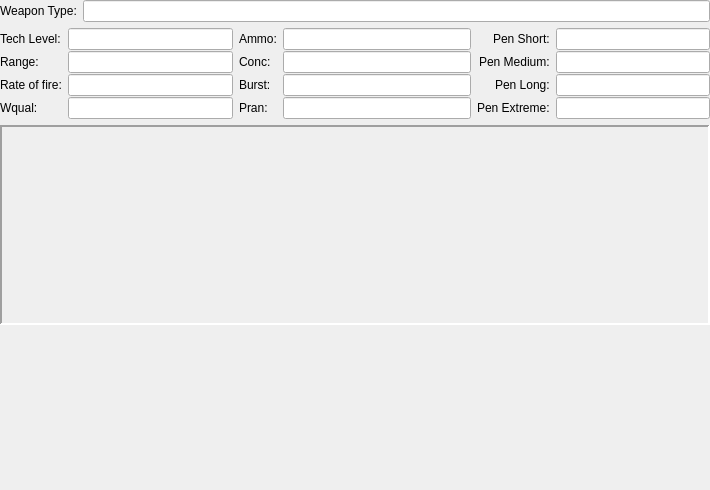
<?xml version="1.0" encoding="UTF-8"?>
<ui version="4.0">
 <class>WeaponForm</class>
 <widget class="QWidget" name="WeaponForm">
  <property name="geometry">
   <rect>
    <x>0</x>
    <y>0</y>
    <width>710</width>
    <height>490</height>
   </rect>
  </property>
  <property name="windowTitle">
   <string>Form</string>
  </property>
  <layout class="QVBoxLayout" name="verticalLayout">
   <property name="leftMargin">
    <number>0</number>
   </property>
   <property name="topMargin">
    <number>0</number>
   </property>
   <property name="rightMargin">
    <number>0</number>
   </property>
   <property name="bottomMargin">
    <number>0</number>
   </property>
   <item>
    <layout class="QGridLayout" name="mainLayout">
     <item row="2" column="0">
      <spacer name="verticalSpacer">
       <property name="orientation">
        <enum>Qt::Vertical</enum>
       </property>
       <property name="sizeHint" stdset="0">
        <size>
         <width>20</width>
         <height>278</height>
        </size>
       </property>
      </spacer>
     </item>
     <item row="0" column="0" colspan="2">
      <layout class="QGridLayout" name="dataLayout">
       <property name="verticalSpacing">
        <number>-1</number>
       </property>
       <item row="1" column="0">
        <layout class="QFormLayout" name="traitLayout">
         <property name="verticalSpacing">
          <number>1</number>
         </property>
         <item row="1" column="0">
          <widget class="QLabel" name="rngLabel">
           <property name="text">
            <string>Range:</string>
           </property>
           <property name="buddy">
            <cstring>rngLineEdit</cstring>
           </property>
          </widget>
         </item>
         <item row="1" column="1">
          <widget class="QLineEdit" name="rngLineEdit">
           <property name="layoutDirection">
            <enum>Qt::RightToLeft</enum>
           </property>
           <property name="alignment">
            <set>Qt::AlignRight|Qt::AlignTrailing|Qt::AlignVCenter</set>
           </property>
           <property name="readOnly">
            <bool>true</bool>
           </property>
          </widget>
         </item>
         <item row="2" column="1">
          <widget class="QLineEdit" name="rofLineEdit">
           <property name="layoutDirection">
            <enum>Qt::RightToLeft</enum>
           </property>
           <property name="alignment">
            <set>Qt::AlignRight|Qt::AlignTrailing|Qt::AlignVCenter</set>
           </property>
           <property name="readOnly">
            <bool>true</bool>
           </property>
          </widget>
         </item>
         <item row="3" column="0">
          <widget class="QLabel" name="wqualLabel">
           <property name="text">
            <string>Wqual:</string>
           </property>
           <property name="buddy">
            <cstring>wqualLineEdit</cstring>
           </property>
          </widget>
         </item>
         <item row="3" column="1">
          <widget class="QLineEdit" name="wqualLineEdit">
           <property name="layoutDirection">
            <enum>Qt::RightToLeft</enum>
           </property>
           <property name="alignment">
            <set>Qt::AlignRight|Qt::AlignTrailing|Qt::AlignVCenter</set>
           </property>
           <property name="readOnly">
            <bool>true</bool>
           </property>
          </widget>
         </item>
         <item row="2" column="0">
          <widget class="QLabel" name="rofLabel">
           <property name="text">
            <string>Rate of fire:</string>
           </property>
           <property name="buddy">
            <cstring>rofLineEdit</cstring>
           </property>
          </widget>
         </item>
         <item row="0" column="0">
          <widget class="QLabel" name="techLevelLabel">
           <property name="text">
            <string>Tech Level:</string>
           </property>
          </widget>
         </item>
         <item row="0" column="1">
          <widget class="QLineEdit" name="techLevelLineEdit">
           <property name="alignment">
            <set>Qt::AlignRight|Qt::AlignTrailing|Qt::AlignVCenter</set>
           </property>
           <property name="readOnly">
            <bool>true</bool>
           </property>
          </widget>
         </item>
        </layout>
       </item>
       <item row="1" column="1">
        <layout class="QFormLayout" name="ammoLayout">
         <property name="verticalSpacing">
          <number>1</number>
         </property>
         <item row="0" column="0">
          <widget class="QLabel" name="ammoLabel">
           <property name="text">
            <string>Ammo:</string>
           </property>
           <property name="buddy">
            <cstring>ammoLineEdit</cstring>
           </property>
          </widget>
         </item>
         <item row="0" column="1">
          <widget class="QLineEdit" name="ammoLineEdit">
           <property name="layoutDirection">
            <enum>Qt::RightToLeft</enum>
           </property>
           <property name="alignment">
            <set>Qt::AlignRight|Qt::AlignTrailing|Qt::AlignVCenter</set>
           </property>
           <property name="readOnly">
            <bool>true</bool>
           </property>
          </widget>
         </item>
         <item row="1" column="0">
          <widget class="QLabel" name="conLabel">
           <property name="text">
            <string>Conc:</string>
           </property>
           <property name="buddy">
            <cstring>conLineEdit</cstring>
           </property>
          </widget>
         </item>
         <item row="1" column="1">
          <widget class="QLineEdit" name="conLineEdit">
           <property name="layoutDirection">
            <enum>Qt::RightToLeft</enum>
           </property>
           <property name="alignment">
            <set>Qt::AlignRight|Qt::AlignTrailing|Qt::AlignVCenter</set>
           </property>
           <property name="readOnly">
            <bool>true</bool>
           </property>
          </widget>
         </item>
         <item row="2" column="0">
          <widget class="QLabel" name="burLabel">
           <property name="text">
            <string>Burst:</string>
           </property>
           <property name="buddy">
            <cstring>burLineEdit</cstring>
           </property>
          </widget>
         </item>
         <item row="2" column="1">
          <widget class="QLineEdit" name="burLineEdit">
           <property name="layoutDirection">
            <enum>Qt::RightToLeft</enum>
           </property>
           <property name="alignment">
            <set>Qt::AlignRight|Qt::AlignTrailing|Qt::AlignVCenter</set>
           </property>
           <property name="readOnly">
            <bool>true</bool>
           </property>
          </widget>
         </item>
         <item row="3" column="0">
          <widget class="QLabel" name="pranLabel">
           <property name="text">
            <string>Pran:</string>
           </property>
           <property name="buddy">
            <cstring>pranLineEdit</cstring>
           </property>
          </widget>
         </item>
         <item row="3" column="1">
          <widget class="QLineEdit" name="pranLineEdit">
           <property name="layoutDirection">
            <enum>Qt::RightToLeft</enum>
           </property>
           <property name="alignment">
            <set>Qt::AlignRight|Qt::AlignTrailing|Qt::AlignVCenter</set>
           </property>
           <property name="readOnly">
            <bool>true</bool>
           </property>
          </widget>
         </item>
        </layout>
       </item>
       <item row="1" column="2">
        <layout class="QFormLayout" name="pLayout">
         <property name="labelAlignment">
          <set>Qt::AlignRight|Qt::AlignTrailing|Qt::AlignVCenter</set>
         </property>
         <property name="verticalSpacing">
          <number>1</number>
         </property>
         <item row="0" column="0">
          <widget class="QLabel" name="psLabel">
           <property name="text">
            <string>Pen Short:</string>
           </property>
           <property name="buddy">
            <cstring>psLineEdit</cstring>
           </property>
          </widget>
         </item>
         <item row="0" column="1">
          <widget class="QLineEdit" name="psLineEdit">
           <property name="layoutDirection">
            <enum>Qt::RightToLeft</enum>
           </property>
           <property name="alignment">
            <set>Qt::AlignRight|Qt::AlignTrailing|Qt::AlignVCenter</set>
           </property>
           <property name="readOnly">
            <bool>true</bool>
           </property>
          </widget>
         </item>
         <item row="1" column="0">
          <widget class="QLabel" name="pmLabel">
           <property name="text">
            <string>Pen Medium:</string>
           </property>
           <property name="buddy">
            <cstring>pmLineEdit</cstring>
           </property>
          </widget>
         </item>
         <item row="1" column="1">
          <widget class="QLineEdit" name="pmLineEdit">
           <property name="layoutDirection">
            <enum>Qt::RightToLeft</enum>
           </property>
           <property name="alignment">
            <set>Qt::AlignRight|Qt::AlignTrailing|Qt::AlignVCenter</set>
           </property>
           <property name="readOnly">
            <bool>true</bool>
           </property>
          </widget>
         </item>
         <item row="2" column="0">
          <widget class="QLabel" name="plLabel">
           <property name="text">
            <string>Pen Long:</string>
           </property>
           <property name="buddy">
            <cstring>plLineEdit</cstring>
           </property>
          </widget>
         </item>
         <item row="2" column="1">
          <widget class="QLineEdit" name="plLineEdit">
           <property name="layoutDirection">
            <enum>Qt::RightToLeft</enum>
           </property>
           <property name="alignment">
            <set>Qt::AlignRight|Qt::AlignTrailing|Qt::AlignVCenter</set>
           </property>
           <property name="readOnly">
            <bool>true</bool>
           </property>
          </widget>
         </item>
         <item row="3" column="0">
          <widget class="QLabel" name="pxLabel">
           <property name="text">
            <string>Pen Extreme:</string>
           </property>
           <property name="buddy">
            <cstring>pxLineEdit</cstring>
           </property>
          </widget>
         </item>
         <item row="3" column="1">
          <widget class="QLineEdit" name="pxLineEdit">
           <property name="layoutDirection">
            <enum>Qt::RightToLeft</enum>
           </property>
           <property name="alignment">
            <set>Qt::AlignRight|Qt::AlignTrailing|Qt::AlignVCenter</set>
           </property>
           <property name="readOnly">
            <bool>true</bool>
           </property>
          </widget>
         </item>
        </layout>
       </item>
       <item row="0" column="0" colspan="3">
        <layout class="QFormLayout" name="wtypLayout">
         <property name="fieldGrowthPolicy">
          <enum>QFormLayout::ExpandingFieldsGrow</enum>
         </property>
         <property name="labelAlignment">
          <set>Qt::AlignRight|Qt::AlignTrailing|Qt::AlignVCenter</set>
         </property>
         <property name="formAlignment">
          <set>Qt::AlignLeading|Qt::AlignLeft|Qt::AlignTop</set>
         </property>
         <property name="verticalSpacing">
          <number>1</number>
         </property>
         <property name="leftMargin">
          <number>0</number>
         </property>
         <item row="0" column="0">
          <widget class="QLabel" name="wtypLabel">
           <property name="text">
            <string>Weapon Type:</string>
           </property>
           <property name="buddy">
            <cstring>wtypLineEdit</cstring>
           </property>
          </widget>
         </item>
         <item row="0" column="1">
          <widget class="QLineEdit" name="wtypLineEdit">
           <property name="layoutDirection">
            <enum>Qt::RightToLeft</enum>
           </property>
           <property name="alignment">
            <set>Qt::AlignRight|Qt::AlignTrailing|Qt::AlignVCenter</set>
           </property>
           <property name="readOnly">
            <bool>true</bool>
           </property>
          </widget>
         </item>
        </layout>
       </item>
      </layout>
     </item>
     <item row="1" column="0" colspan="2">
      <widget class="QFrame" name="svgFrame">
       <property name="minimumSize">
        <size>
         <width>0</width>
         <height>200</height>
        </size>
       </property>
       <property name="frameShape">
        <enum>QFrame::Panel</enum>
       </property>
       <property name="frameShadow">
        <enum>QFrame::Sunken</enum>
       </property>
       <property name="lineWidth">
        <number>2</number>
       </property>
      </widget>
     </item>
    </layout>
   </item>
  </layout>
 </widget>
 <tabstops>
  <tabstop>wtypLineEdit</tabstop>
  <tabstop>rngLineEdit</tabstop>
  <tabstop>rofLineEdit</tabstop>
  <tabstop>wqualLineEdit</tabstop>
  <tabstop>ammoLineEdit</tabstop>
  <tabstop>conLineEdit</tabstop>
  <tabstop>burLineEdit</tabstop>
  <tabstop>pranLineEdit</tabstop>
  <tabstop>psLineEdit</tabstop>
  <tabstop>pmLineEdit</tabstop>
  <tabstop>plLineEdit</tabstop>
  <tabstop>pxLineEdit</tabstop>
 </tabstops>
 <resources/>
 <connections/>
 <slots>
  <slot>print()</slot>
 </slots>
</ui>
